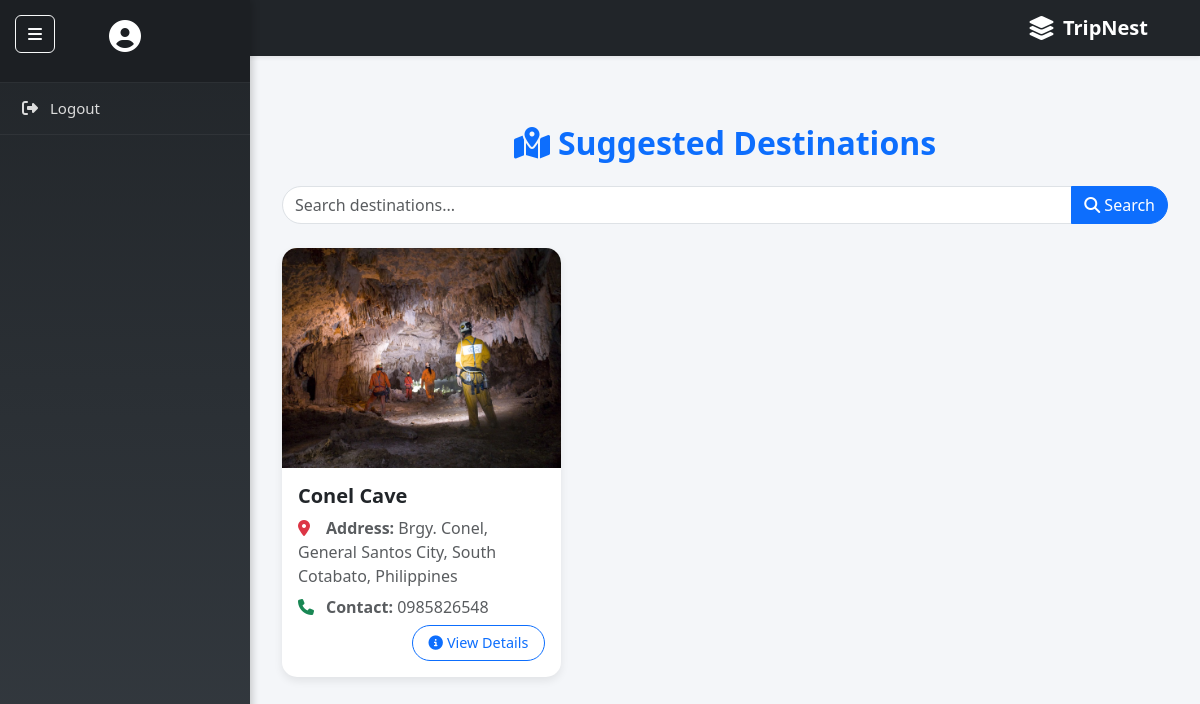
The page /CLIENT/destinations.php on the database as committed earlier.
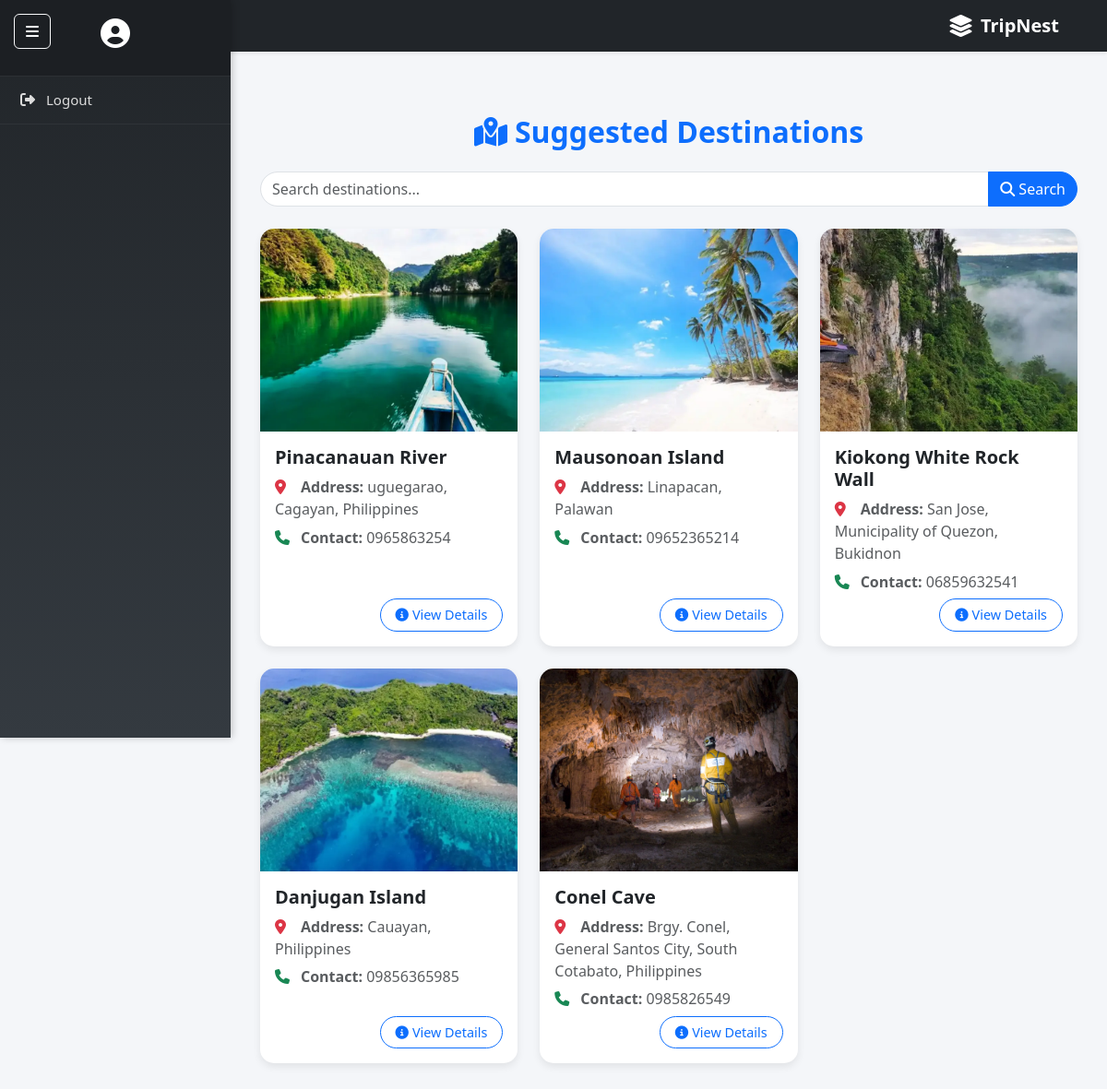
The same page on the database as committed later.
### tables this page shows
CREATE TABLE `destination` (
  `id` int(11) NOT NULL,
  `name` varchar(25) NOT NULL,
  `description` longtext NOT NULL,
  `image` varchar(255) DEFAULT NULL,
  `address` varchar(65) DEFAULT NULL,
  `contact_number` varchar(20) DEFAULT NULL,
  `created_at` timestamp NOT NULL DEFAULT current_timestamp()
);

### CLIENT/destinations.php (the view, shortened to what this page needs)
<?php
include_once "includes/config.php";
include_once "includes/header.php";
include_once "includes/sidebar.php";
include_once "includes/navbar.php";
$search = isset($_GET['search']) ? trim($_GET['search']) : '';
$sql = "SELECT * FROM destination";
$sql .= " ORDER BY id DESC";
$result = $conn->query($sql);
?>
<div id="main-content">
  <div class="container py-5">
    <h2 class="mb-4 text-center text-primary fw-bold">
      <i class="fas fa-map-marked-alt me-2"></i>Suggested Destinations
    </h2>
    <form method="GET" class="mb-4">
      <div class="input-group">
        <input type="text" name="search" class="form-control" placeholder="Search destinations..." value="<?= htmlspecialchars($search) ?>">
        <button class="btn btn-primary" type="submit"><i class="fas fa-search"></i> Search</button>
      </div>
    </form>
    <div class="row g-4">
      <?php while ($row = $result->fetch_assoc()): ?>
        <div class="col-md-6 col-lg-4">
          <div class="card h-100">
            <img src="uploads/<?= $row['image'] ?>" class="card-img-top" alt="<?= htmlspecialchars($row['name']) ?>">
            <div class="card-body d-flex flex-column">
              <h5 class="card-title text-dark"><?= htmlspecialchars($row['name']) ?></h5>
              <p class="text-muted"><i class="fas fa-map-marker-alt text-danger me-2 info-icon"></i><strong>Address:</strong> <?= htmlspecialchars($row['address']) ?></p>
              <p class="text-muted"><i class="fas fa-phone text-success me-2 info-icon"></i><strong>Contact:</strong> <?= htmlspecialchars($row['contact_number']) ?></p>
              <div class="mt-auto text-end">
                <a href="destination_details.php?id=<?= $row['id'] ?>" class="btn btn-outline-primary btn-view" title="View more info">
                  <i class="fas fa-info-circle me-1"></i>View Details
                </a>
              </div>
            </div>
          </div>
        </div>
      <?php endwhile; ?>
    </div>
  </div>
</div>

### CLIENT/includes/header.php (shortened to what this page needs)
<!DOCTYPE html>
<html lang="en">
<head>
    <link href="https://cdn.jsdelivr.net/npm/bootstrap@5.3.0/dist/css/bootstrap.min.css" rel="stylesheet">
<link href="https://cdnjs.cloudflare.com/ajax/libs/font-awesome/6.4.0/css/all.min.css" rel="stylesheet">
</head>
<body>

### CLIENT/includes/sidebar.php (shortened to what this page needs)
<button class="btn btn-outline-light toggle-btn" onclick="toggleSidebar()">
  <i class="fas fa-bars"></i>
</button>
<div id="sidebar">
  <div class="sidebar-header">
    <i class="fas fa-user-circle"></i>
  </div>
  <a href="logout.php"><i class="fas fa-sign-out-alt"></i> Logout</a>
</div>

### CLIENT/includes/navbar.php (shortened to what this page needs)
<?php include_once "includes/header.php"; ?>
<nav class="navbar navbar-expand-lg navbar-dark bg-dark shadow-sm px-4 " id="mainNavbar">
  <div class="container-fluid">
    <a class="navbar-brand d-flex align-items-center ms-auto" href="#">
      <i class="fas fa-layer-group me-2 fs-4"></i>
      <span class="fw-semibold fs-5">TripNest</span>
    </a>
  </div>
</nav>

### CLIENT/includes/sidebar.php (style rules this page uses)
#sidebar { width: 250px; height: 100vh; background: linear-gradient(180deg, #212529, #343a40); position: fixed; top: 0; left: 0; overflow-y: auto; transition: all 0.3s ease; z-index: 1000; box-shadow: 2px 0 8px rgba(0, 0, 0, 0.2); }
.sidebar-header { padding: 20px; background-color: #1c1f23; color: #fff; text-align: center; border-bottom: 1px solid #2c3034; }
.sidebar-header i { font-size: 2rem; margin-bottom: 10px; }
#sidebar a { display: flex; align-items: center; padding: 14px 20px; color: #dcdcdc; text-decoration: none; font-size: 15px; transition: background-color 0.2s ease; border-bottom: 1px solid rgba(255, 255, 255, 0.05); }
#sidebar a i { margin-right: 10px; font-size: 16px; width: 20px; text-align: center; }
.toggle-btn { position: fixed; left: 15px; top: 15px; z-index: 1100; }
#main-content { margin-left: 250px; transition: all 0.3s ease; padding: 20px; }

### CLIENT/includes/navbar.php (style rules this page uses)
#mainNavbar { transition: top 0.3s; }

### CLIENT/destinations.php (style rules this page uses)
body { background-color: #f4f6f9; }
.card { border: none; border-radius: 15px; overflow: hidden; transition: all 0.3s ease-in-out; box-shadow: 0 4px 8px rgba(0, 0, 0, 0.08); }
.card-img-top { height: 220px; object-fit: cover; }
.card-title { font-size: 1.25rem; font-weight: 600; }
.info-icon { width: 20px; }
.card-body p { margin-bottom: 0.4rem; }
.btn-view { border-radius: 50px; font-size: 0.9rem; padding: 6px 16px; }
.input-group input { border-radius: 50px 0 0 50px; }
.input-group button { border-radius: 0 50px 50px 0; }

Rows that differ between the two databases and show on the page:
added destination: image (picture), name "Pinacanauan River", address "uguegarao, Cagayan, Philippines", contact_number "0965863254"
added destination: image (picture), name "Mausonoan Island", address "Linapacan, Palawan", contact_number "09652365214"
added destination: image (picture), name "Kiokong White Rock Wall", address "San Jose, Municipality of Quezon, Bukidnon", contact_number "06859632541"
added destination: image (picture), name "Danjugan Island", address "Cauayan, Philippines", contact_number "09856365985"
changed destination "Conel Cave": contact_number "0985826548" → "0985826549"
